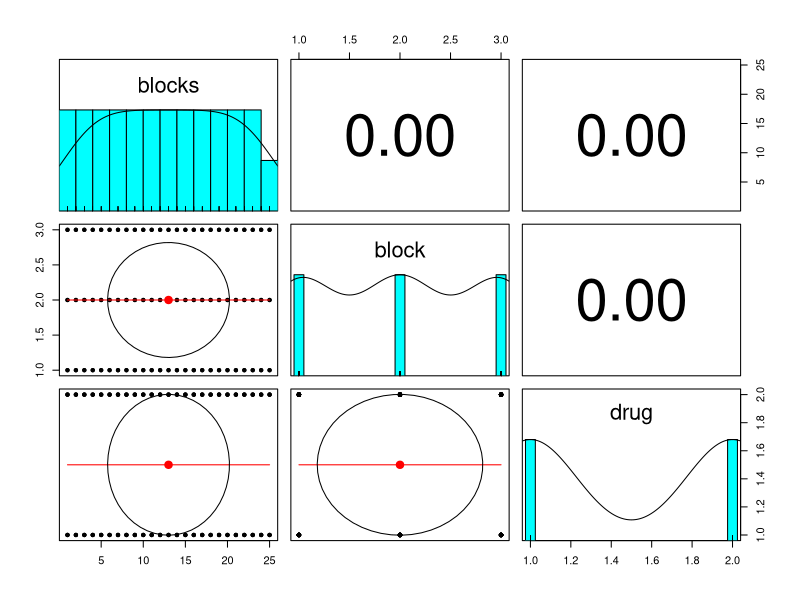
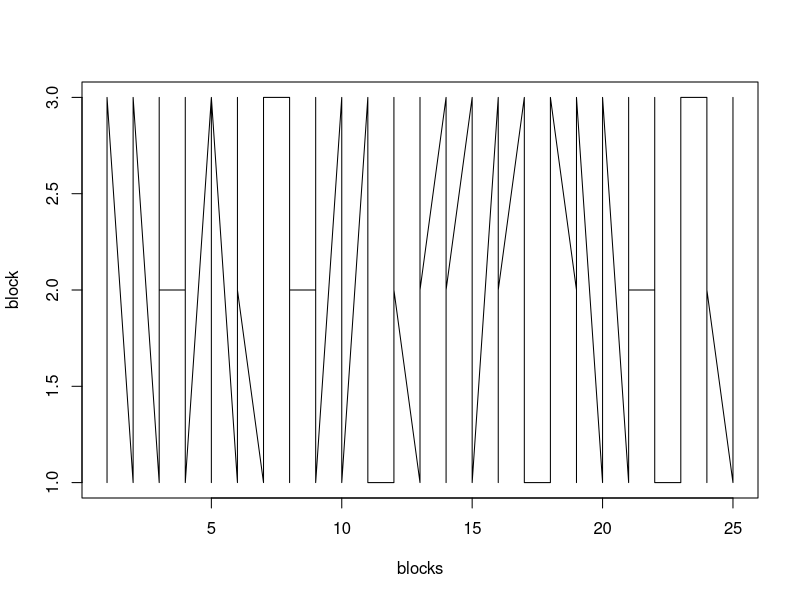

Source code (R) for these figures, in order:
install.packages("psych")
library(psych)

condition <-  block.random( n= 150,c(block = 3,drug = 2))
headTail(condition)
write.csv(condition,"randomized_design.csv")
pairs.panels(condition)
plot(condition,type = 'l')
